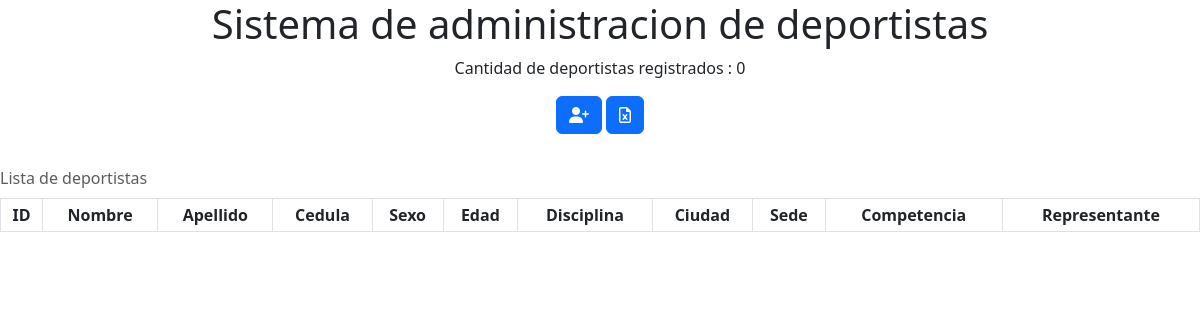
Before: / with the older database file.
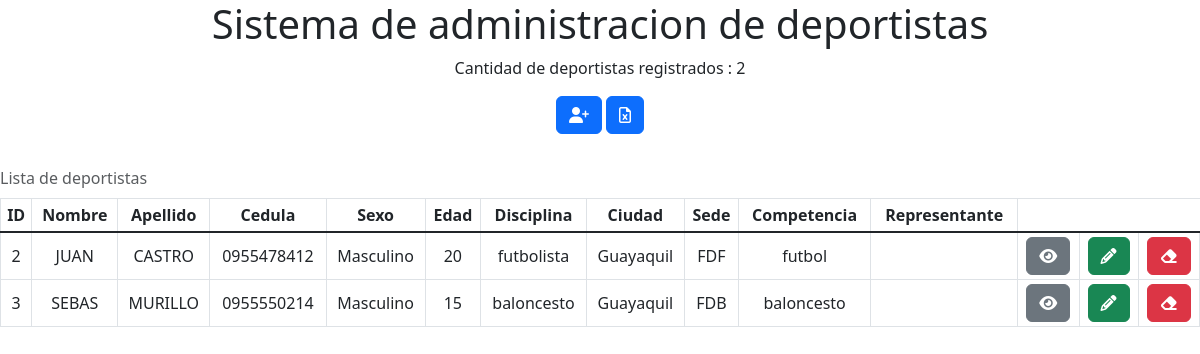
After: the same page with the newer database file.
### deportistas/models.py (models this page shows, shortened)
class Deportista(models.Model):
    SEXO = [
        ("M", "Masculino"),
        ("F", "Femenino"),
    ]
    nombre = models.CharField(max_length=50)
    apellido = models.CharField(max_length=50)
    cedula = models.CharField(null=True, max_length=10)
    sexo = models.CharField(max_length=1, choices=SEXO, null=True)
    edad = models.IntegerField(null=True)
    disciplina = models.CharField(null=True, max_length=50)
    ciudad = models.CharField(null=True, max_length=50)
    activo = models.BooleanField(default=True)
    sede = models.ForeignKey(Sede, on_delete=models.SET_NULL, null=True)
    competencia = models.ForeignKey(Competencia, on_delete=models.SET_NULL, null=True)
    representante = models.ForeignKey(Representante, on_delete=models.SET_NULL, null=True)

class Sede(models.Model):
    nombre = models.CharField(max_length=50, null=True)
    encargado = models.CharField(max_length=50, null=True)
    direccion = models.CharField(max_length=100, null=True)

class Competencia(models.Model):
    categoria = models.CharField(max_length=50, null=True)
    torneo = models.CharField(max_length=50, null=True)
    lugar = models.CharField(max_length=100, null=True)

### webapp/views.py (the view)
# urls.py: path('', mostrar_deportistas, name='inicio'),
def mostrar_deportistas(request):
    cantidad_deportistas = Deportista.objects.count()
    pagina = loader.get_template('deportistas.html')
    lista_deportistas = Deportista.objects.order_by('apellido', 'nombre')
    datos = {'cantidad': cantidad_deportistas, 'deportistas': lista_deportistas}
    return HttpResponse(pagina.render(datos, request))

### webapp/templates/deportistas.html (shortened to what this page needs)
<!DOCTYPE html>
<html>
<head>
    {% load static %}
    <link href="https://cdn.jsdelivr.net/npm/bootstrap@5.3.0/dist/css/bootstrap.min.css" rel="stylesheet">
    <link href="{% static 'fontawesomefree/css/fontawesome.css' %}" rel="stylesheet" type="text/css">
    <link href="{% static 'fontawesomefree/css/brands.css' %}" rel="stylesheet" type="text/css">
    <link href="{% static 'fontawesomefree/css/solid.css' %}" rel="stylesheet" type="text/css">
</head>
<body>
<div class="panel panel-primary" align="center">
<h1 class="display-6">Sistema de administracion de deportistas</h1>
<p>Cantidad de deportistas registrados : {{cantidad}}</p>
</div>
<div align="center">
    <a class="btn btn-primary" href="agregar_deportista"><i class="fa-solid fa-user-plus"></i></a>
    <a class="btn btn-primary" href="generar_reporte"><i class="fa-regular fa-file-excel"></i></a>
</div>
<br>
<div class="table-responsive" align="center">
<table class="table table-hover table-bordered table-sm align-middle caption-top text-center table-condensed">
<caption>Lista de deportistas</caption>
    <tr>
        <th>ID</th>
        <th>Nombre</th>
        <th>Apellido</th>
        <th>Cedula</th>
        <th>Sexo</th>
        <th>Edad</th>
        <th>Disciplina</th>
        <th>Ciudad</th>
        <th>Sede</th>
        <th>Competencia</th>
        <th>Representante</th>
    </tr>
    <tbody class="table-group-divider">
        {% for deportista in deportistas %}
            <tr>
                <td>{{deportista.id}}</td>
                <td>{{deportista.nombre | upper}}</td>
                <td>{{deportista.apellido | upper}}</td>
                <td>{{deportista.cedula}}</td>
                <td>{% if deportista.sexo == 'F'%}Femenino{% elif deportista.sexo == 'M' %}Masculino {% endif %}</td>
                <td>{{deportista.edad}}</td>
                <td>{{deportista.disciplina}}</td>
                <td>{{deportista.ciudad}}</td>
                <td>{{ deportista.sede.nombre }}</td>
                <td>{{ deportista.competencia.categoria }}</td>
                <td>{{ deportista.representante.nombre_representante }}</td>
                <td><a class="btn btn-secondary" href = 'ver_deportista/{{deportista.id}}'><i class="fa-solid fa-eye"></i></a></td>
                <td><a class="btn btn-success" href = 'editar_deportista/{{deportista.id}}'><i class="fa-solid fa-pencil"></i></a></td>
                <td><a class="btn btn-danger" href = 'eliminar_deportista/{{deportista.id}}'><i class="fa-solid fa-eraser"></i></a></td>
            </tr>
        {% endfor %}
</table>
</div>
</body>
</html>

Changed rows visible on the page:
added Deportista: id "2", nombre "JUAN", apellido "CASTRO", cedula "0955478412", sexo "Masculino", edad "20", disciplina "futbolista", ciudad "Guayaquil", sede.nombre "FDF", competencia.categoria "futbol"
added Deportista: id "3", nombre "SEBAS", apellido "MURILLO", cedula "0955550214", sexo "Masculino", edad "15", disciplina "baloncesto", ciudad "Guayaquil", sede.nombre "FDB", competencia.categoria "baloncesto"
Other visible differences:
{{ cantidad }}: "0" → "2"
